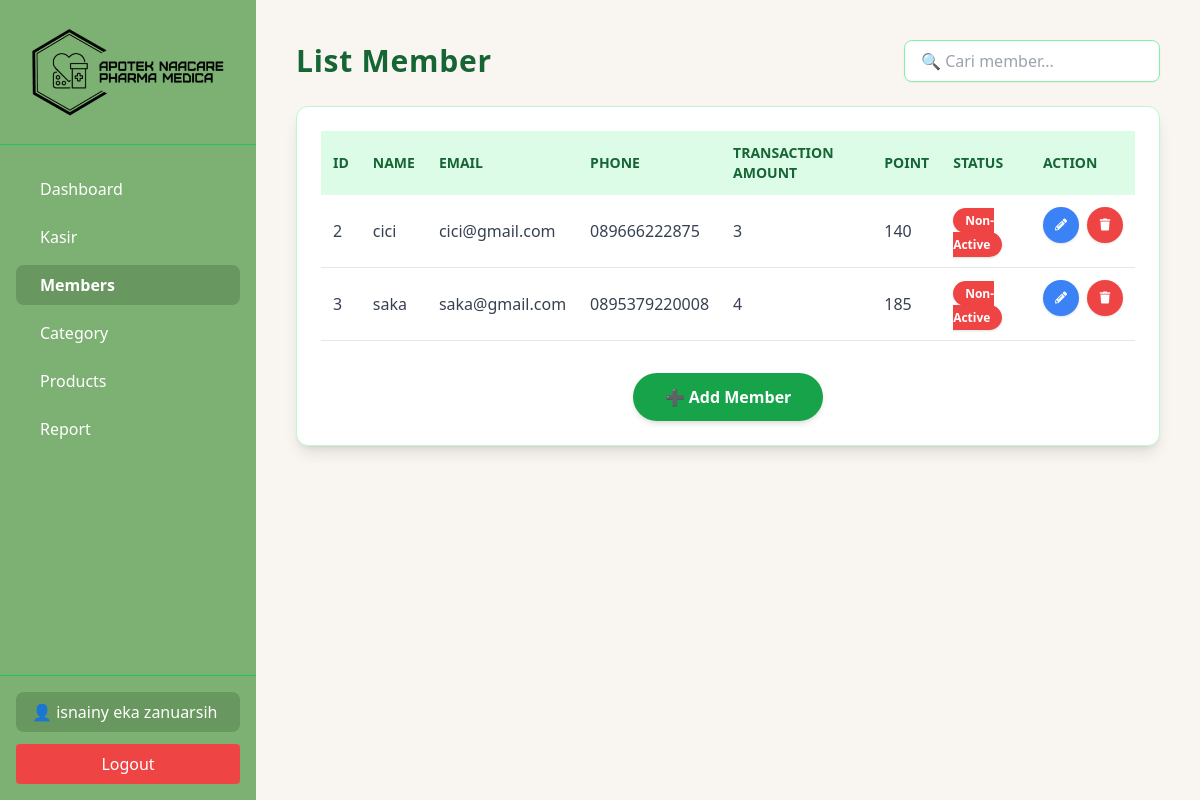
/member.php (signed in), run on the app's committed database.
### tables this page shows
CREATE TABLE `member` (
  `id` int(11) NOT NULL,
  `name` varchar(100) NOT NULL,
  `email` varchar(200) NOT NULL,
  `phone` varchar(20) NOT NULL,
  `transaction_amount` int(100) NOT NULL,
  `point` int(11) NOT NULL,
  `status` enum('active','non-active') NOT NULL,
  `last_transaction` datetime NOT NULL
);

### member.php (the view, shortened to what this page needs)
<?php
$host = "localhost";
$dbname = "kasir_apotik";
$username_db = "root";
$password_db = "";
$conn = new mysqli($host, $username_db, $password_db, $dbname);
if (isset($_SESSION['id'])) {
    $id_user = $_SESSION['id'];
    $query = $conn->query("SELECT * FROM admin WHERE id = $id_user");
    $akun = $query->fetch_assoc();
} else {
    header("Location: login.php");
    exit();
}
$role = $_SESSION['role'];
$limit = date('Y-m-d H:i:s', strtotime('-1 minute'));
$conn->query("UPDATE member SET status='non-active' WHERE last_transaction < '$limit' AND status='active'");
$sql = "SELECT * FROM member";
$result = $conn->query($sql);
$id = $_SESSION['id'];
$admin = $conn->query("SELECT * FROM admin WHERE id = $id")->fetch_assoc();
?>
<!DOCTYPE html>
<html lang="en">
<head>
    <script src="https://cdn.tailwindcss.com"></script>
    <link href="https://cdnjs.cloudflare.com/ajax/libs/font-awesome/5.15.3/css/all.min.css" rel="stylesheet" />
</head>
<body class="bg-gray-50 text-gray-800">
<div class="flex min-h-screen">
  <aside class="w-64 bg-[#7db073] text-white flex flex-col shadow-lg">
    <div class="px-6 py-6 text-2xl font-bold text-center border-b border-green-500">
  <img src="logoapotek.png" alt="Apotek Logo" class="mx-auto h-24">
</div>
<nav class="flex-1 px-4 py-6 space-y-2">
  <?php if ($role === 'superadmin'): ?>
    <a href="dashboard.php" class="flex items-center px-4 py-2 rounded-lg hover:bg-green-700 transition">
      <span class="ml-2">Dashboard</span>
    </a>
    <a href="kasir.php" class="flex items-center px-4 py-2 rounded-lg hover:bg-green-700 transition">
      <span class="ml-2">Kasir</span>
    </a>
    <a href="member.php" class="flex items-center px-4 py-2 rounded-lg bg-[#68975f] font-semibold">
      <span class="ml-2">Members</span>
    </a>
    <a href="category.php" class="flex items-center px-4 py-2 rounded-lg hover:bg-green-700 transition">
      <span class="ml-2">Category</span>
    </a>
    <a href="product.php" class="flex items-center px-4 py-2 rounded-lg hover:bg-green-700 transition">
      <span class="ml-2">Products</span>
    </a>
    <a href="report.php" class="flex items-center px-4 py-2 rounded-lg hover:bg-green-700 transition">
      <span class="ml-2">Report</span>
    </a>
  <?php endif; ?>
</nav>
    <div class="px-4 py-4 border-t border-green-500">
      <button onclick="toggleModal()" class="w-full text-left px-4 py-2 rounded-lg bg-[#68975f] hover:bg-[#5a824e] transition">
        👤 <?php echo $akun['username']; ?>
      </button>
      <a href="logout.php" class="block mt-3 text-center py-2 rounded bg-red-500 hover:bg-red-600 transition">Logout</a>
    </div>
  </aside>
<main class="flex-1 p-10 overflow-y-auto bg-[#F9F6F1]">
    <div class="flex items-center justify-between mb-6">
        <h2 class="text-3xl font-bold text-green-800 tracking-wide">List Member</h2>
        <input type="text" id="searchInput"
            placeholder="🔍 Cari member..."
            class="border border-green-300 rounded-lg px-4 py-2 w-64 focus:outline-none focus:ring-2 focus:ring-green-500 shadow-sm">
    </div>
    <div class="bg-white p-6 rounded-xl shadow-lg border border-green-200 overflow-x-auto">
        <table class="w-full text-left border-collapse" id="memberTable">
            <thead class="bg-green-100 text-green-800 uppercase text-sm font-semibold">
                <tr>
                    <th class="p-3">ID</th>
                    <th class="p-3">Name</th>
                    <th class="p-3">Email</th>
                    <th class="p-3">Phone</th>
                    <th class="p-3">Transaction Amount</th>
                    <th class="p-3">Point</th>
                    <th class="p-3">Status</th>
                    <th class="p-3">Action</th>
                </tr>
            </thead>
            <tbody class="text-gray-700">
                <?php
                if ($result->num_rows > 0) {
                    while ($row = $result->fetch_assoc()) {
                        echo "<tr class='border-b hover:bg-green-50 transition'>";
                        echo "<td class='p-3 font-medium'>" . $row['id'] . "</td>";
                        echo "<td class='p-3'>" . htmlspecialchars($row['name']) . "</td>";
                        echo "<td class='p-3'>" . htmlspecialchars($row['email']) . "</td>";
                        echo "<td class='p-3'>" . htmlspecialchars($row['phone']) . "</td>";
                        echo "<td class='p-3'>" . number_format($row['transaction_amount'], 0, ',', '.') . "</td>";
                        echo "<td class='p-3'>" . $row['point'] . "</td>";
                        echo "<td class='p-3' id='status-" . $row['id'] . "'>";
                        if ($row['status'] == 'active') {
                            echo "<span class='px-3 py-1 rounded-full bg-green-500 text-white text-xs font-semibold shadow'>Active</span>";
                        } else {
                            echo "<span class='px-3 py-1 rounded-full bg-red-500 text-white text-xs font-semibold shadow'>Non-Active</span>";
                        }
                        echo "</td>";
                        echo "<td class='p-3 flex space-x-2'>
    <button onclick=\"window.location.href='edit_member.php?id=" . $row['id'] . "'\"
        class='bg-blue-500 hover:bg-blue-600 text-white p-2 rounded-full w-9 h-9 flex items-center justify-center shadow transition'>
        <i class='fas fa-pencil-alt text-xs'></i>
    </button>";
                        if (strtolower($row['status']) == 'non-active') {
                            echo "<button onclick=\"delete_member(" . $row['id'] . ")\"
        class='bg-red-500 hover:bg-red-600 text-white p-2 rounded-full w-9 h-9 flex items-center justify-center shadow transition'>
        <i class='fas fa-trash text-xs'></i>
    </button>";
                        } else {
                            echo "<button class='bg-gray-300 text-white p-2 rounded-full w-9 h-9 flex items-center justify-center cursor-not-allowed opacity-50'>
        <i class='fas fa-trash text-xs'></i>
    </button>";
                        }
                        echo "</td>";
                        echo "</tr>";
                    }
                } else {
                    echo "<tr><td colspan='8' class='text-center p-3 text-gray-500'>Tidak ada data member</td></tr>";
                }
                ?>
            </tbody>
        </table>
        <div class="flex justify-center mt-8">
    <button onclick="window.location.href='tambah_member.php'"
        class="bg-green-600 hover:bg-green-700 text-white py-3 px-8 rounded-full shadow-md font-semibold transition">
        ➕ Add Member
    </button>
</div>
    </div>
              </main>
</body>
</html>

### data on the page
member: id "2", name "cici", email "cici@gmail.com", phone "089666222875", transaction_amount "3", point "140", status "Non-Active"
member: id "3", name "saka", email "saka@gmail.com", phone "0895379220008", transaction_amount "4", point "185", status "Non-Active"

### other printed values
$akun['username'] "isnainy eka zanuarsih"
